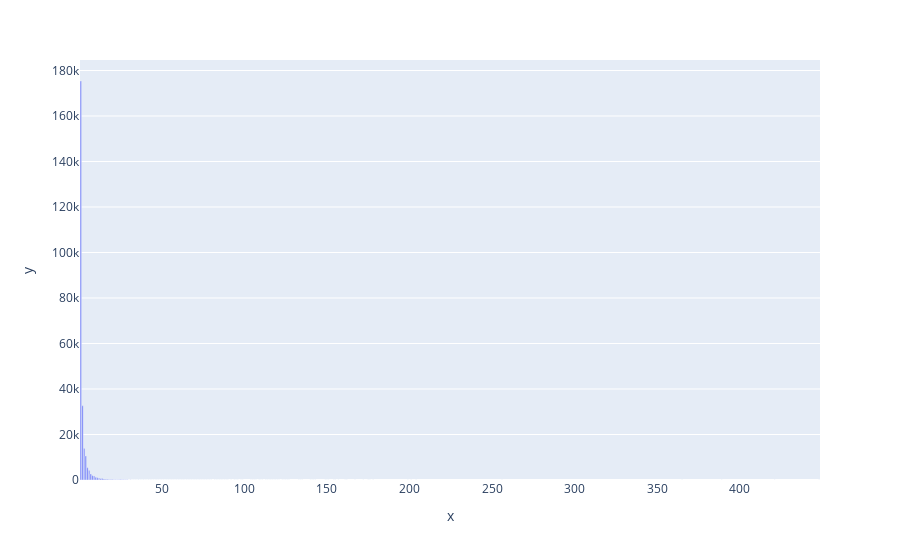

The notebook cell this image was saved under:
### Code cell
#make a histogram dictionary of number of reviews by user

histogramDict = {}
for user in userDict:
    userCount = len(userDict[user])
    if userCount in histogramDict:
        histogramDict[userCount] += 1
    else:
        histogramDict[userCount] = 1
print(histogramDict)
fig = px.bar(x = list(histogramDict.keys()), y = list(histogramDict.values()))
fig.show()

#test that the number of reviews matches the number present in the data file
result = 0
for entry in histogramDict:
    result += entry * histogramDict[entry]
print (result == len(df.index))
print(max(histogramDict.keys()))

### Figure 1 — Plotly figure (JSON) as saved in the notebook; plotly's stock layout.template omitted (floating-point values rounded to 4 significant figures; data arrays with more than 128 entries replaced by an {"elided": "..."} marker saying what was removed)
{"data": [{"alignmentgroup": "True", "hovertemplate": "x=%{x}<br>y=%{y}<extra></extra>", "legendgroup": "", "marker": {"color": "#636efa"}, "name": "", "offsetgroup": "", "orientation": "v", "showlegend": false, "textposition": "auto", "type": "bar", "x": {"elided": "144 int values"}, "xaxis": "x", "y": {"elided": "144 int values"}, "yaxis": "y"}], "layout": {"barmode": "relative", "legend": {"tracegroupgap": 0}, "margin": {"t": 60}, "xaxis": {"anchor": "y", "domain": [0, 1], "title": {"text": "x"}}, "yaxis": {"anchor": "x", "domain": [0, 1], "title": {"text": "y"}}}}
